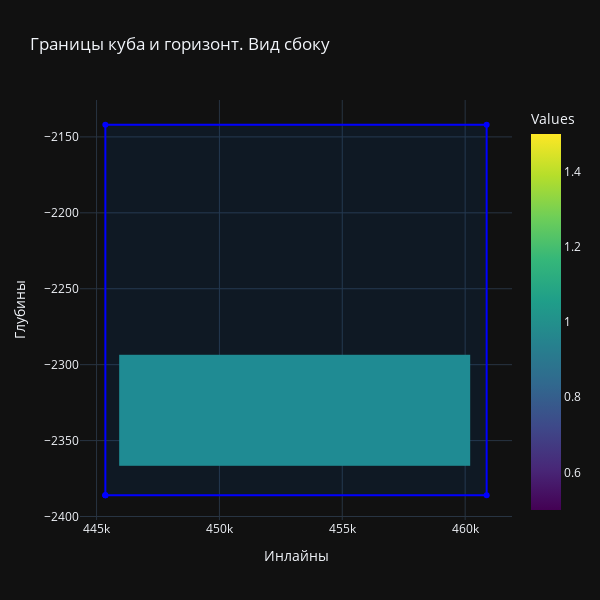

The notebook cell this image was saved under:
### Code cell
yy = []
for _ in range(len(set(x_set))*len(set(z_set))):
    yy.append(1)
zz = []
for k in z_set:
    zz.append(-1*k)
show_grafic_2(poligon_cub_sboky, x_set, zz, yy)

### Figure 1 — Plotly figure (JSON) as saved in the notebook; plotly's stock layout.template omitted (floating-point values rounded to 4 significant figures; data arrays with more than 128 entries replaced by an {"elided": "..."} marker saying what was removed)
{"data": [{"colorbar": {"title": {"text": "Values"}}, "colorscale": [[0.0, "#440154"], [0.1111, "#482878"], [0.2222, "#3e4989"], [0.3333, "#31688e"], [0.4444, "#26828e"], [0.5556, "#1f9e89"], [0.6667, "#35b779"], [0.7778, "#6ece58"], [0.8889, "#b5de2b"], [1.0, "#fde725"]], "x": {"elided": "286 int values"}, "y": [-2366, -2365, -2364, -2363, -2362, -2361, -2360, -2359, -2358, -2357, -2356, -2355, -2354, -2353, -2352, -2351, -2350, -2349, -2348, -2347, -2346, -2345, -2344, -2343, -2342, -2341, -2340, -2339, -2338, -2337, -2336, -2335, -2334, -2333, -2332, -2331, -2330, -2329, -2328, -2327, -2326, -2325, -2324, -2323, -2322, -2321, -2320, -2319, -2318, -2317, -2316, -2315, -2314, -2313, -2312, -2311, -2310, -2309, -2308, -2307, -2306, -2305, -2304, -2303, -2302, -2301, -2300, -2299, -2298, -2297, -2296, -2295, -2294], "z": {"elided": "73x286 int values"}, "type": "heatmap"}, {"fill": "toself", "fillcolor": "rgba(0, 100, 200, 0.1)", "line": {"color": "blue"}, "name": "Polygon", "x": [445358, 445358, 460875, 460875, 445358, 445358], "y": [-2386.0, -2142.0, -2142.0, -2386.0, -2386.0, -2386.0], "type": "scatter"}], "layout": {"title": {"text": "Границы куба и горизонт. Вид сбоку"}, "xaxis": {"title": {"text": "Инлайны"}}, "yaxis": {"title": {"text": "Глубины"}}, "height": 600, "width": 600}}
